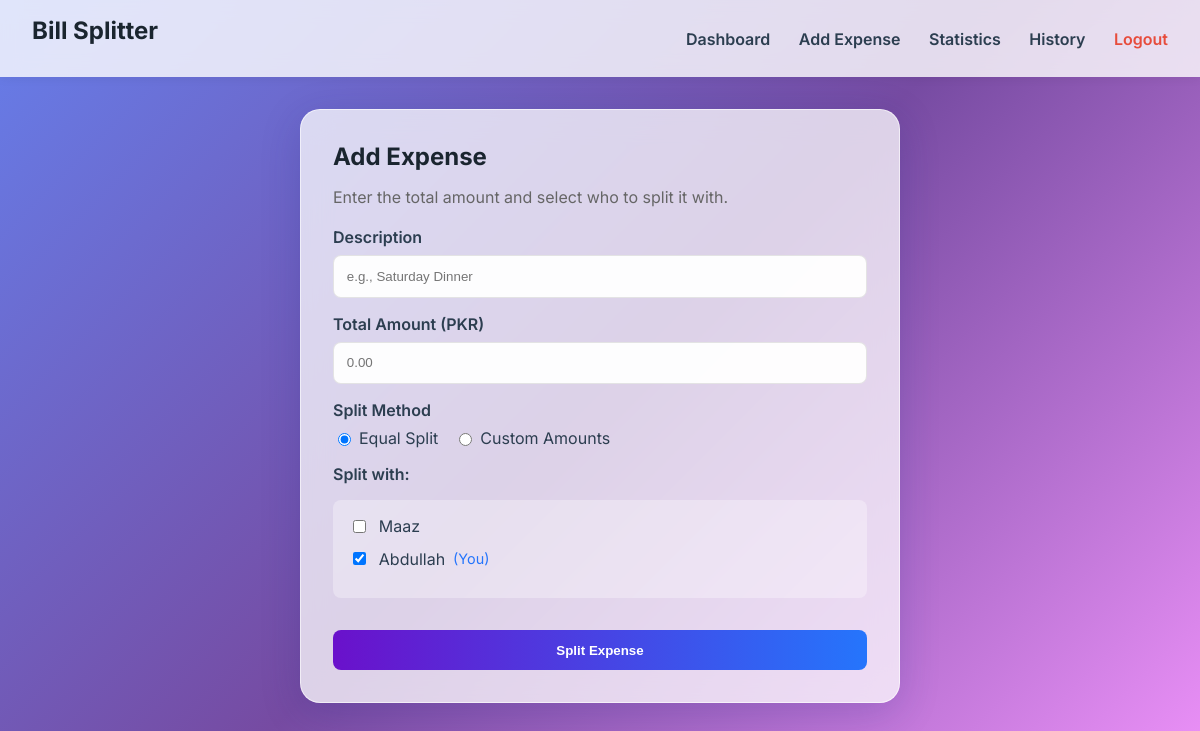
Page /add_expense (signed in) on the committed database.
### models.py (models this page shows)
class User(UserMixin, db.Model):
    id = db.Column(db.Integer, primary_key=True)
    username = db.Column(db.String(150), unique=True, nullable=False)
    password = db.Column(db.String(150), nullable=False)
    email = db.Column(db.String(200), nullable=True)
    is_admin = db.Column(db.Boolean, default=False)
    expenses_paid = db.relationship('Expense', backref='payer', lazy=True)
    settlements = db.relationship('Settlement', backref='debtor', lazy=True)

### app.py (the view, shortened to what this page needs)
@app.route('/add_expense', methods=['GET', 'POST'])
@login_required
def add_expense():
    users = User.query.filter_by(is_admin=False).all()
    return render_template('add_expense.html', users=users)

### app.py (called while the page is built)
@login_manager.user_loader
def load_user(user_id):
    return User.query.get(int(user_id))

### templates/add_expense.html (shortened to what this page needs)
{% extends "base.html" %}
{% block content %}
<div class="glass-container" style="max-width: 600px; margin: 2rem auto;">
    <h2>Add Expense</h2>
    <p style="margin-bottom: 20px; color: #666;">Enter the total amount and select who to split it with.</p>
    <form action="{{ url_for('add_expense') }}" method="POST" id="expenseForm">
        <div class="input-group">
            <label style="display: block; margin-bottom: 0.5rem; font-weight: 600;">Description</label>
            <input type="text" name="description" placeholder="e.g., Saturday Dinner" required autofocus>
        </div>
        <div class="input-group">
            <label style="display: block; margin-bottom: 0.5rem; font-weight: 600;">Total Amount (PKR)</label>
            <input type="number" step="0.01" name="amount" id="totalAmount" placeholder="0.00" required
                onchange="updateSplits()">
        </div>
        <div class="input-group">
            <label style="display: block; margin-bottom: 0.5rem; font-weight: 600;">Split Method</label>
            <div style="display: flex; gap: 1rem;">
                <label style="display: flex; align-items: center; cursor: pointer;">
                    <input type="radio" name="split_method" value="equal" checked onchange="toggleSplitMethod()"
                        style="width: auto; margin-right: 0.5rem;">
                    <span>Equal Split</span>
                </label>
                <label style="display: flex; align-items: center; cursor: pointer;">
                    <input type="radio" name="split_method" value="custom" onchange="toggleSplitMethod()"
                        style="width: auto; margin-right: 0.5rem;">
                    <span>Custom Amounts</span>
                </label>
            </div>
        </div>
        <div class="input-group">
            <label style="display: block; margin-bottom: 1rem; font-weight: 600;">Split with:</label>
            <div
                style="max-height: 400px; overflow-y: auto; background: rgba(255,255,255,0.3); padding: 1rem; border-radius: 8px;">
                {% if users %}
                {% for user in users %}
                <div class="checkbox-item"
                    style="margin-bottom: 0.8rem; display: flex; align-items: center; justify-content: space-between;">
                    <label style="display: flex; align-items: center; cursor: pointer; flex: 1;">
                        <input type="checkbox" name="selected_users" value="{{ user.id }}" {% if
                            user.id==current_user.id %}checked{% endif %} onchange="updateSplits()"
                            style="width: auto; margin-right: 0.8rem; cursor: pointer;">
                        <span style="font-size: 1rem;">{{ user.username }}</span>
                        {% if user.id == current_user.id %}
                        <span style="margin-left: 0.5rem; color: #2575fc; font-size: 0.9rem;">(You)</span>
                        {% endif %}
                    </label>
                </div>
                {% endfor %}
                {% else %}
                <p style="color: #999; text-align: center;">No users available. Ask admin to add users first.</p>
                {% endif %}
            </div>
        </div>
        {% if users %}
        <button type="submit" class="btn" style="width: 100%; margin-top: 1rem;">Split Expense</button>
        {% endif %}
    </form>
</div>
{% endblock %}

### static/style.css (style rules this page uses)
:root { --primary-color: #6a11cb; --secondary-color: #2575fc; --text-color: #2c3e50; --bg-color: #f3f4f6; --glass-bg: rgba(255, 255, 255, 0.75); --glass-border: rgba(255, 255, 255, 0.6); --card-shadow: 0 10px 40px 0 rgba(31, 38, 135, 0.2); --input-bg: rgba(255, 255, 255, 0.95); }
* { box-sizing: border-box; }
body { background: linear-gradient(135deg, #667eea 0%, #764ba2 50%, #f093fb 100%); background-attachment: fixed; color: var(--text-color); font-family: 'Inter', -apple-system, BlinkMacSystemFont, sans-serif; margin: 0; min-height: 100vh; display: flex; flex-direction: column; }
.glass-container { background: var(--glass-bg); backdrop-filter: blur(15px); -webkit-backdrop-filter: blur(15px); border: 1px solid var(--glass-border); border-radius: 20px; box-shadow: var(--card-shadow); padding: 2rem; margin: 1rem; }
.btn { background: linear-gradient(90deg, var(--primary-color), var(--secondary-color)); border: none; padding: 0.8rem 1.5rem; border-radius: 8px; color: white; cursor: pointer; font-weight: bold; transition: transform 0.2s, box-shadow 0.2s; }
.input-group { margin-bottom: 1rem; }
input { width: 100%; padding: 0.8rem; border-radius: 8px; border: 1px solid rgba(0, 0, 0, 0.1); background: var(--input-bg); color: var(--text-color); outline: none; box-sizing: border-box; transition: border-color 0.3s, box-shadow 0.3s; }
h1, h2, h3 { margin-top: 0; margin-bottom: 1rem; color: #1a252f; }

### rows in the picture
User: username "Maaz"
User: selected_users "☑", username "Abdullah", shows "(You)"
